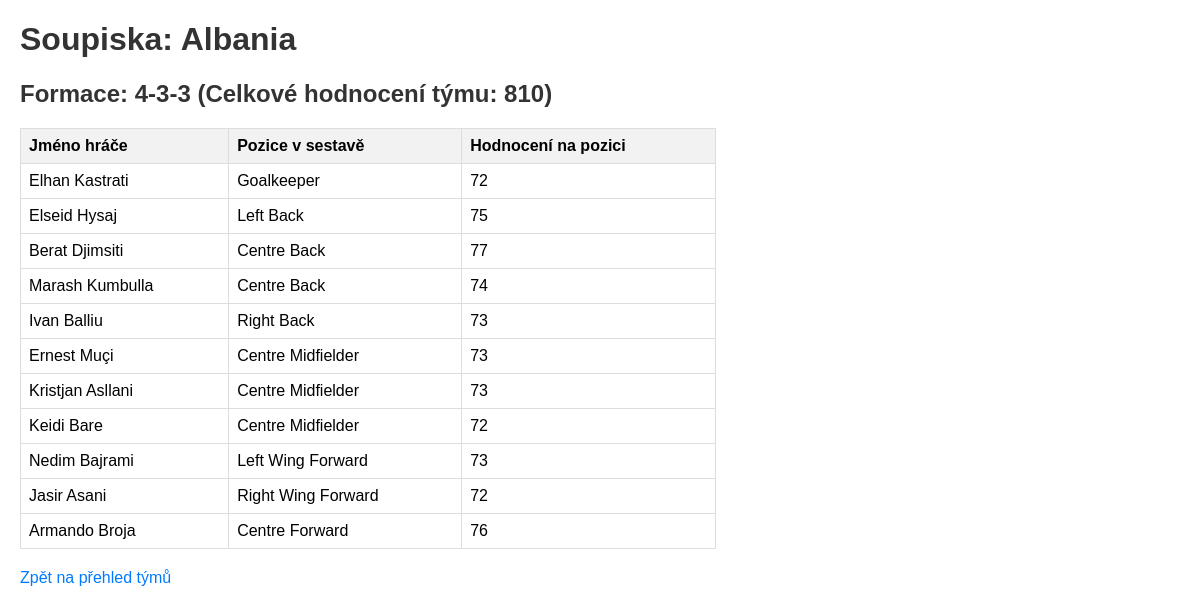
Page /tym/Albania on the committed database.
### tables this page shows
CREATE TABLE "rosters" (
"nationality" TEXT,
  "player_name" TEXT,
  "assigned_position" TEXT,
  "overall_rating_in_position" INTEGER,
  "formation_name" TEXT
);

### app/routes.py (the view)
@app.route('/tym/<team_name>')
def team_roster(team_name):
    conn = get_db()
    players_list = []; formation_name = "N/A"; total_team_rating = 0
    try:
        cursor = conn.execute("SELECT player_name, assigned_position, overall_rating_in_position, formation_name FROM rosters WHERE nationality = ?", (team_name,))
        roster_data_raw = [dict(row) for row in cursor.fetchall()]
        if not roster_data_raw: abort(404)
        formation_name = roster_data_raw[0]['formation_name']
        total_team_rating = sum(p['overall_rating_in_position'] for p in roster_data_raw)
        if formation_name in formations:
            pos_map = {pos: i for i, pos in enumerate(formations[formation_name])}
            players_list = sorted(roster_data_raw, key=lambda p: pos_map.get(p['assigned_position'], 99))
        else: players_list = sorted(roster_data_raw, key=lambda p: p['player_name'])
    except Exception as e: logging.error(f"Error reading roster for {team_name}: {e}"); abort(500)
    return render_template('team_roster.html', title=f'Soupiska - {team_name}', team_name=team_name, formation_name=formation_name, players=players_list, total_team_rating=total_team_rating)

### app/routes.py (called while the page is built)
def get_database_path():
    if 'BASE_DIR' not in app.config:
        app.config['BASE_DIR'] = os.path.dirname(os.path.dirname(os.path.abspath(__file__)))
    return os.path.join(app.config['BASE_DIR'], 'data', 'database.db')

def get_db():
    if 'db' not in g:
        db_path = get_database_path()
        try:
            g.db = sqlite3.connect(db_path)
            g.db.row_factory = sqlite3.Row
            logging.info(f"DB connection successful to {db_path}")
        except sqlite3.Error as e: logging.error(f"DB connection error: {e}"); abort(500)
    return g.db

### app/templates/team_roster.html (shortened to what this page needs)
<!doctype html>
<html>
    <head>
    </head>
    <body>
        <h1>Soupiska: {{ team_name }}</h1>
        <h2>
            Formace: {{ formation_name }} (Celkové hodnocení týmu: {{
            total_team_rating }})
        </h2>
         {% if players %}
        <table>
            <thead>
                <tr>
                    <th>Jméno hráče</th>
                    <th>Pozice v sestavě</th>
                    <th>Hodnocení na pozici</th>
                </tr>
            </thead>
            <tbody>
                {% for player in players %}
                <tr>
                    <td>{{ player.player_name }}</td>
                    <td>{{ player.assigned_position }}</td>
                    <td>{{ player.overall_rating_in_position }}</td>
                </tr>
                {% endfor %}
            </tbody>
        </table>
        {% else %}
        <p>Pro tento tým nebyla nalezena žádná soupiska.</p>
        {% endif %}
        <a href="{{ url_for('index') }}" class="back-link"
            >Zpět na přehled týmů</a
        >
    </body>
</html>

### app/templates/team_roster.html (style rules this page uses)
body { font-family: sans-serif; margin: 20px; }
h1, h2 { color: #333; }
table { border-collapse: collapse; width: 60%; margin-top: 15px; }
th, td { border: 1px solid #ddd; padding: 8px; text-align: left; }
th { background-color: #f2f2f2; }
a { color: #007bff; text-decoration: none; }
.back-link { margin-top: 20px; display: inline-block; }

### rows in the picture
rosters: formation_name "4-3-3", player_name "Elhan Kastrati", assigned_position "Goalkeeper", overall_rating_in_position "72"
rosters: player_name "Elseid Hysaj", assigned_position "Left Back", overall_rating_in_position "75"
rosters: player_name "Berat Djimsiti", assigned_position "Centre Back", overall_rating_in_position "77"
rosters: player_name "Marash Kumbulla", assigned_position "Centre Back", overall_rating_in_position "74"
rosters: player_name "Ivan Balliu", assigned_position "Right Back", overall_rating_in_position "73"
rosters: player_name "Ernest Muçi", assigned_position "Centre Midfielder", overall_rating_in_position "73"
rosters: player_name "Kristjan Asllani", assigned_position "Centre Midfielder", overall_rating_in_position "73"
rosters: player_name "Keidi Bare", assigned_position "Centre Midfielder", overall_rating_in_position "72"
rosters: player_name "Nedim Bajrami", assigned_position "Left Wing Forward", overall_rating_in_position "73"
rosters: player_name "Jasir Asani", assigned_position "Right Wing Forward", overall_rating_in_position "72"
rosters: player_name "Armando Broja", assigned_position "Centre Forward", overall_rating_in_position "76"

### other values in the picture
{{ team_name }} "Albania"
{{ total_team_rating }} "810"
